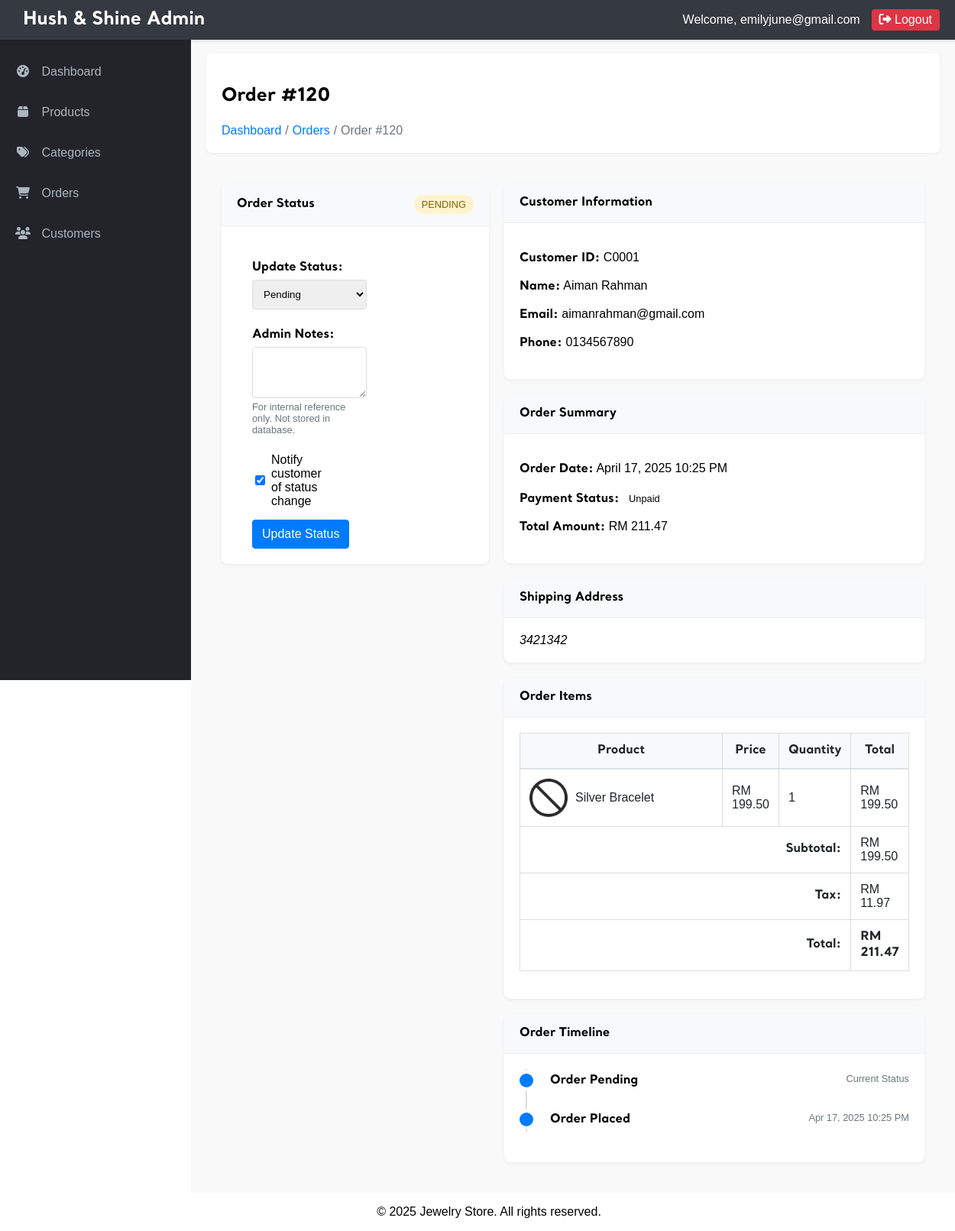
The app's page /admin/view_order.php?id=120 (signed in), older data.
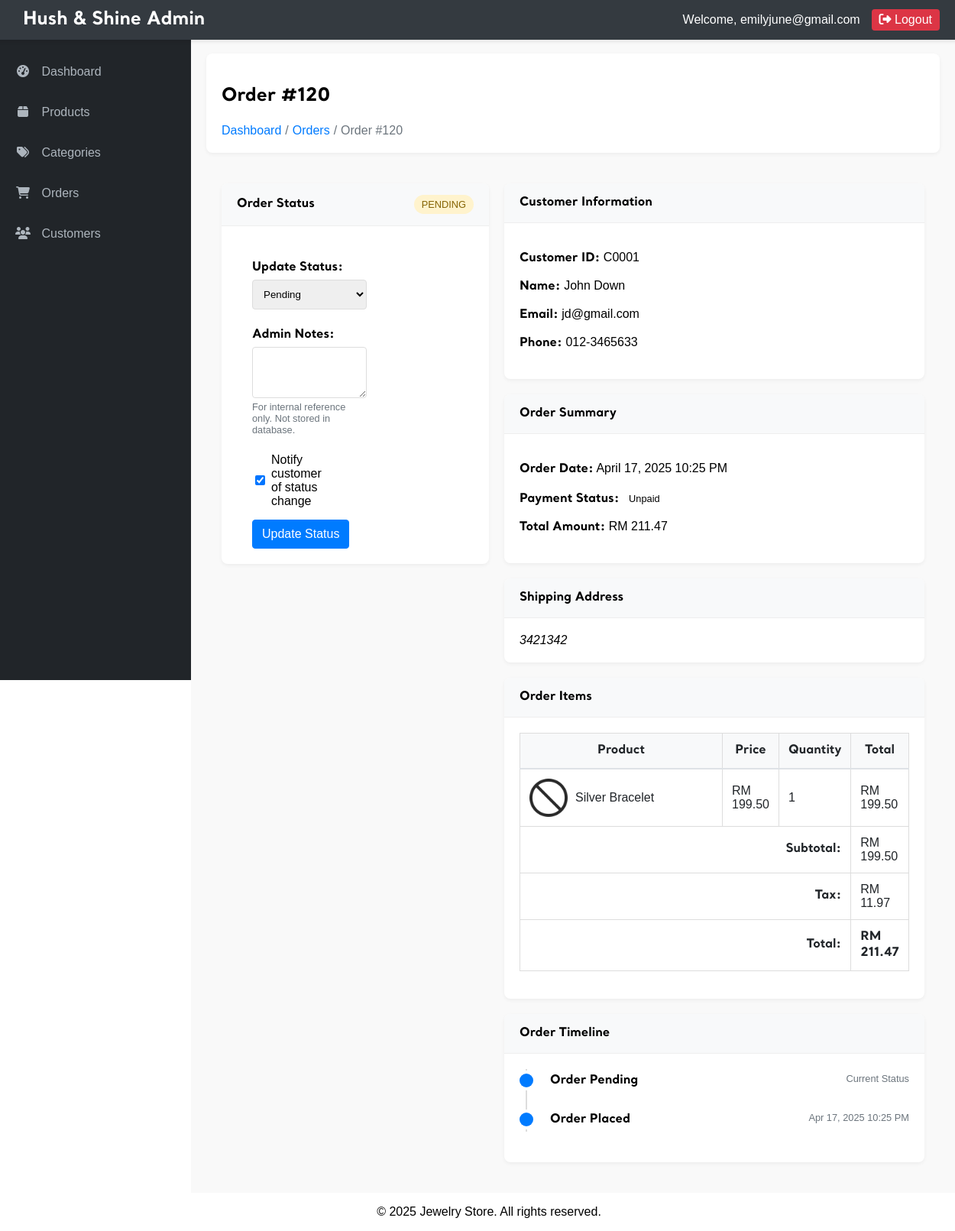
The same page, newer data.
### tables this page shows
CREATE TABLE `orders` (
  `order_id` int(11) NOT NULL,
  `cust_id` char(5) NOT NULL,
  `order_date` datetime NOT NULL,
  `total_amount` decimal(10,2) NOT NULL,
  `status` varchar(50) NOT NULL DEFAULT 'Pending',
  `payment_id` varchar(255) DEFAULT NULL,
  `payment_status` varchar(50) DEFAULT NULL,
  `shipping_address` text DEFAULT NULL,
  `payment_method` varchar(50) NOT NULL
);

CREATE TABLE `customer` (
  `cust_id` char(5) NOT NULL,
  `cust_name` varchar(50) NOT NULL,
  `cust_contact` varchar(13) NOT NULL,
  `cust_email` varchar(50) NOT NULL,
  `cust_gender` char(1) NOT NULL,
  `cust_password` varchar(100) NOT NULL,
  `cust_photo` varchar(100) NOT NULL
);

### admin/view_order.php (the view, shortened to what the changed rows need)
<?php
require_once '../_base.php';
include '../_head.php';
$order_id = $_GET['id'] ?? null;
try {
    $stmt = $_db->prepare("
        SELECT o.*, c.cust_name, c.cust_email, c.cust_contact
        FROM orders o
        LEFT JOIN customer c ON o.cust_id = c.cust_id
        WHERE o.order_id = ?
    ");
    $stmt->execute([$order_id]);
    $order = $stmt->fetch(PDO::FETCH_ASSOC);
} catch (PDOException $e) {
    $error_message = "Error fetching order details: " . $e->getMessage();
}
$status_options = [
    'Pending' => 'Pending',
    'Confirmed' => 'Confirmed',
    'Processing' => 'Processing',
    'Shipped' => 'Shipped',
    'Delivered' => 'Delivered',
    'Cancelled' => 'Cancelled',
    'Refunded' => 'Refunded'
];
?>
<div class="admin-container">
    <div class="admin-main">
        <div class="content-header">
            <h2>Order #<?= $order_id ?></h2>
        </div>
        <div class="order-view-container">
            <div class="order-status-section">
                <div class="card">
                    <div class="card-header">
                        <div class="d-flex justify-content-between align-items-center">
                            <h3>Order Status</h3>
                            <span class="status-badge status-<?= strtolower($order['status']) ?>">
                                <?= htmlspecialchars($order['status']) ?>
                            </span>
                        </div>
                    </div>
                    <div class="card-body">
                        <form action="view_order.php?id=<?= $order_id ?>" method="POST">
                            <div class="form-group">
                                <label for="status">Update Status:</label>
                                <select name="status" id="status" class="form-control">
                                    <?php foreach ($status_options as $value => $label): ?>
                                        <option value="<?= $value ?>" <?= $order['status'] === $value ? 'selected' : '' ?>>
                                            <?= htmlspecialchars($label) ?>
                                        </option>
                                    <?php endforeach; ?>
                                </select>
                            </div>
                        </form>
                    </div>
                </div>
            </div>
            <div class="order-details-grid">
                <div class="card">
                    <div class="card-body">
                        <p><strong>Customer ID:</strong> <?= htmlspecialchars($order['cust_id']) ?></p>
                        <?php if (!empty($order['cust_name'])): ?>
                            <p><strong>Name:</strong> <?= htmlspecialchars($order['cust_name']) ?></p>
                        <?php endif; ?>
                        <?php if (!empty($order['cust_email'])): ?>
                            <p><strong>Email:</strong> <?= htmlspecialchars($order['cust_email']) ?></p>
                        <?php endif; ?>
                        <?php if (!empty($order['cust_contact'])): ?>
                            <p><strong>Phone:</strong> <?= htmlspecialchars($order['cust_contact']) ?></p>
                        <?php endif; ?>
                    </div>
                </div>
                <div class="card">
                    <div class="card-body">
                        <p><strong>Order Date:</strong> <?= date('F j, Y g:i A', strtotime($order['order_date'])) ?></p>
                        <?php if (!empty($order['payment_status'])): ?>
                            <p>
                                <strong>Payment Status:</strong>
                                <span class="payment-badge payment-<?= strtolower($order['payment_status']) ?>">
                                    <?= htmlspecialchars($order['payment_status']) ?>
                                </span>
                            </p>
                        <?php endif; ?>
                        <p><strong>Total Amount:</strong> RM <?= number_format($order['total_amount'], 2) ?></p>
                    </div>
                </div>
                <div class="card">
                    <div class="card-body">
                        <address>
                            <?= nl2br(htmlspecialchars($order['shipping_address'] ?? 'No shipping address provided')) ?>
                        </address>
                    </div>
                </div>
                <div class="card order-items-card">
                    <div class="card-body">
                        <table class="order-table">
                            <thead>
                                <tr>
                                    <th>Product</th>
                                    <th>Price</th>
                                    <th>Quantity</th>
                                    <th>Total</th>
                                </tr>
                            </thead>
                            <tfoot>
                                <tr>
                                    <td><strong>RM <?= number_format($order['total_amount'], 2) ?></strong></td>
                                </tr>
                            </tfoot>
                        </table>
                    </div>
                </div>
                <div class="card order-history-card">
                    <div class="card-body">
                        <ul class="timeline">
                            <li class="timeline-item">
                                <div class="timeline-content">
                                    <h4 class="timeline-title">
                                        Order <?= htmlspecialchars($order['status']) ?>
                                        <span class="timeline-date">
                                        </span>
                                    </h4>
                                </div>
                            </li>
                            <li class="timeline-item">
                                <div class="timeline-content">
                                    <h4 class="timeline-title">
                                        Order Placed
                                        <span class="timeline-date">
                                            <?= date('M j, Y g:i A', strtotime($order['order_date'])) ?>
                                        </span>
                                    </h4>
                                </div>
                            </li>
                        </ul>
                    </div>
                </div>
            </div>
        </div>
    </div>
</div>
<?php include '../_foot.php'; ?>

Row changes from the older to the newer data that the page shows:
changed through a linked row, orders "Pending": cust.cust_name "Aiman Rahman" → "John Down"; cust.cust_email "aimanrahman@gmail.com" → "jd@gmail.com"; cust.cust_contact "0134567890" → "012-3465633"
